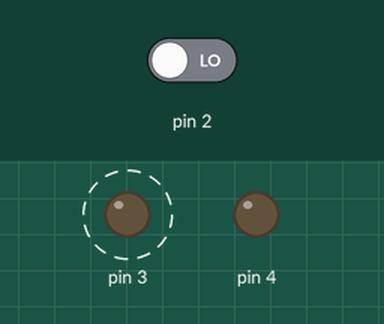
The sketch below on a simulated Arduino Uno, built with avr-gcc and run on an emulated ATmega328P. Shown: output pins drawn as LEDs (lit = HIGH). Dashed ring = blinking. Inputs (shaded band) come from the test bench; at power-on: pin 2 LOW.

Above: at 2.8 s.
2.9 s: pin 2 driven HIGH
At 3.4 s:
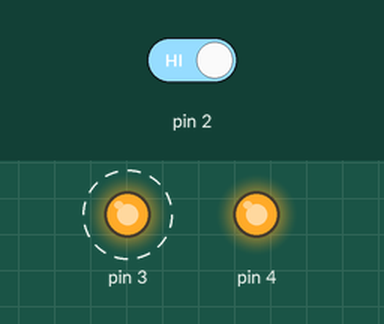
6.5 s: pin 2 driven LOW
At 7.4 s:
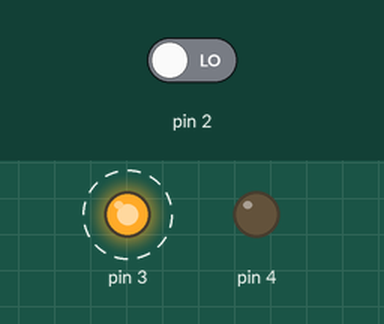
Timing chart, 0 to 16.5 s (numbered marks = the images above; inputs shaded):
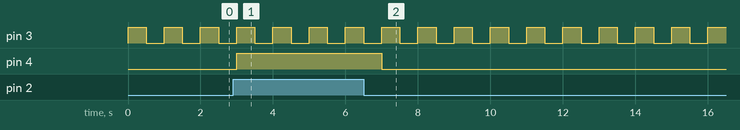

The sketch:

esempio_errato.ino
```cpp
void setup() {
  pinMode(2, INPUT);
  pinMode(3, OUTPUT);
  pinMode(4, OUTPUT);
}

void loop() {
  digitalWrite(4, digitalRead(2));

  digitalWrite(3, HIGH);
  delay(500);
  digitalWrite(3, LOW);
  delay(500);
}
```

Measured:
- after the input at 2.9 s, pin 4: LOW → HIGH after 0.10 s
- after the input at 6.5 s, pin 4: HIGH → LOW after 0.50 s
- by itself, pin 3: alternates HIGH for 0.50 s and LOW for 0.50 s
